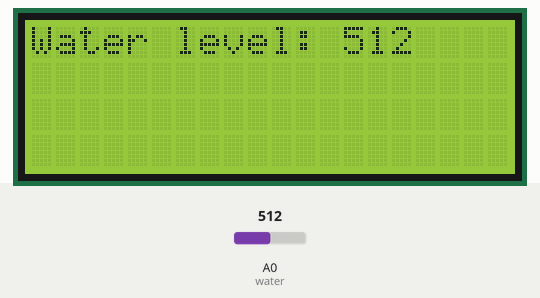
This sketch was run on a simulated Arduino Uno, built with avr-gcc and run on an emulated ATmega328P. Shown: 20×4 character LCD. The test bench sets the inputs (shaded band); at power-on: A0 (water) = 512.

Above: at 1.2 s.
1.3 s: A0 (water) set to 716
At 3.3 s:
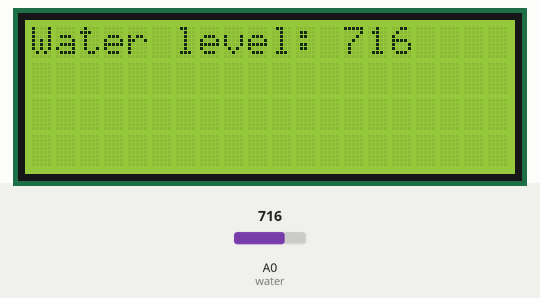
3.6 s: A0 (water) set to 900
At 5.0 s:
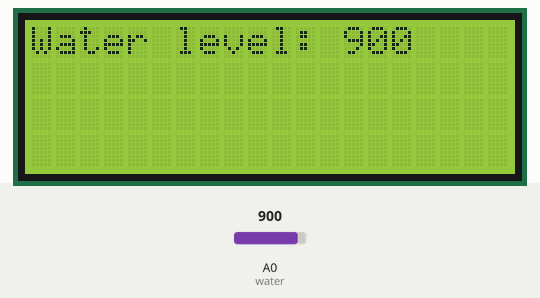
5.6 s: A0 (water) set to 1023
At 6.6 s:
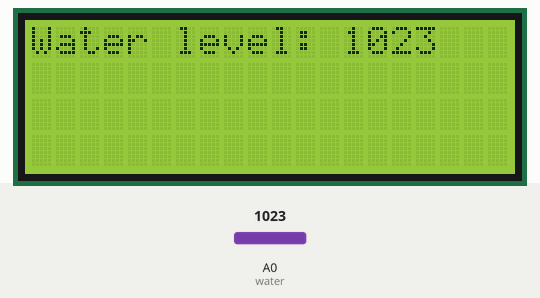
Timing chart, 0 to 8.6 s (numbered marks = the images above; inputs shaded):
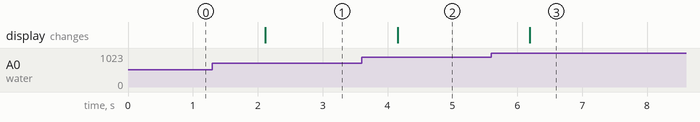

Measured:
- after the input at 1.3 s, the display: changes after 0.82 s (image 1)
- after the input at 3.6 s, the display: changes after 0.55 s (image 2)
- after the input at 5.6 s, the display: changes after 0.59 s (image 3)

The sketch:

waterlvl_lcd.ino
```cpp
#include <Wire.h>
#include <LiquidCrystal_I2C.h>

LiquidCrystal_I2C lcd(0x27,20,4);

int water = A0;

void setup() {
  lcd.init();
  lcd.backlight();
  lcd.setCursor(0,0);
}

void loop() {
  lcd.clear();
  int val = analogRead(water);
  lcd.print("Water level: ");
  lcd.print(val);
  delay(1000);
}
```
